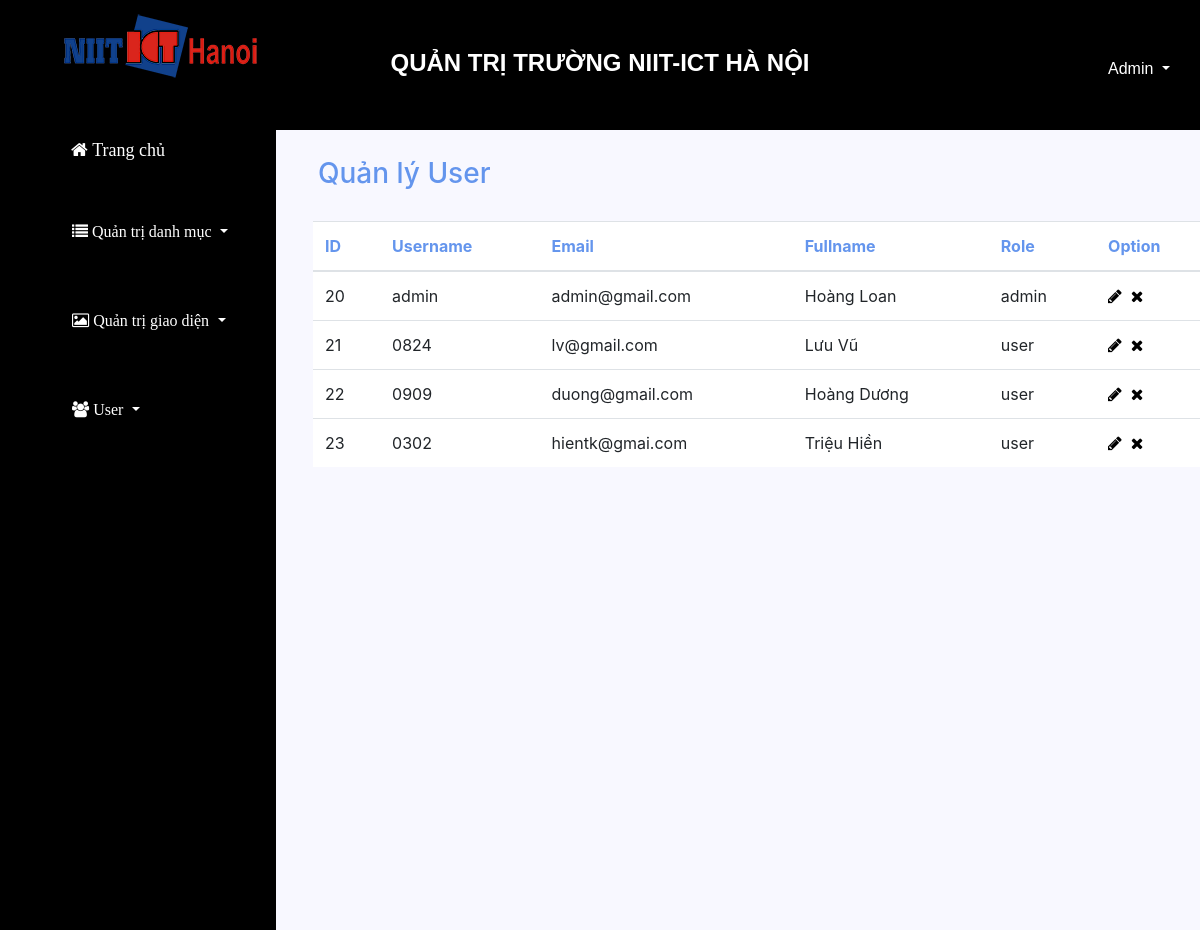
The app's page /admin/quanlyuser.php with its own data.
### tables this page shows
CREATE TABLE `user` (
  `ID` int(10) NOT NULL,
  `username` varchar(10) DEFAULT NULL,
  `password` varchar(10) DEFAULT NULL,
  `email` varchar(100) DEFAULT NULL,
  `fullname` varchar(100) DEFAULT NULL,
  `role` varchar(50) NOT NULL
);

### admin/quanlyuser.php (the view, shortened to what this page needs)
<?php
$conn = mysqli_connect('localhost', 'root', '', 'niit');
$sql = "select *  from user ";
$q = mysqli_query($conn, $sql);
?>
<!DOCTYPE html>
<html lang="en">
<head>
  <link rel="stylesheet" href="https://maxcdn.bootstrapcdn.com/bootstrap/4.0.0/css/bootstrap.min.css">
  <link rel="stylesheet" href="css/quanlyuser.css">
  <link rel="stylesheet" href="https://cdnjs.cloudflare.com/ajax/libs/font-awesome/4.7.0/css/font-awesome.min.css">
</head>
<body>
  <div class="title ">
    <div class="title-left">
      <a href="#"><img src="image/logo.png" alt=""></a>
    </div>
    <div class="ad_logout title-right">
      <ul class="navbar-nav">
        <li class="nav-item " style="margin-left: 70%">
          <a class="nav-link dropdown-toggle" href="#" id="navbardrop" data-toggle="dropdown" style="color: white;">
            Admin
          </a>
        </li>
      </ul>
    </div>
    <div class="center">
      <a class="" href="../index.php" style="color: white;  "> <b>QUẢN TRỊ TRƯỜNG NIIT-ICT HÀ NỘI</b> </a>
    </div>
  </div>
  <div class="content">
    <div class="content-left">
      <ul>
        <li class="nav-item1">
          <a href="../index.php">
            <i class="fa fa-home"> Trang chủ </i>
          </a>
        </li>
        <hr>
        <li class="nav-item dropdown">
          <a class="nav-link dropdown-toggle" href="#" id="navbarDropdownMenuLink" data-toggle="dropdown" aria-haspopup="true" aria-expanded="false">
            <i class="fa fa-list"> Quản trị danh mục</i>
          </a>
        </li>
        <hr>
        <li class="nav-item dropdown">
          <a class="nav-link dropdown-toggle" href="#" id="navbarDropdownMenuLink" data-toggle="dropdown" aria-haspopup="true" aria-expanded="false">
            <i class="fa fa-image"> Quản trị giao diện</i>
          </a>
        </li>
        <hr>
        <li class="nav-item dropdown">
          <a class="nav-link dropdown-toggle" href="#" id="navbarDropdownMenuLink" data-toggle="dropdown" aria-haspopup="true" aria-expanded="false">
            <i class="fa fa-users"> User</i>
          </a>
        </li>
      </ul>
    </div>
    <div class="content-right">
      <h3>Quản lý User</h3>
      <table class="table">
        <thead class="text-primary ">
          <tr>
            <th>ID</th>
            <th>Username</th>
            <th>Email</th>
            <th>Fullname</th>
            <th>Role</th>
            <th class=" action">Option</th>
          </tr>
        </thead>
        <?php
        while ($row = mysqli_fetch_array($q)) {
          echo "<tr>";
          echo "<td>" . $row['ID'] . "</td>";
          echo "<td>" . $row['username'] . "</td>";
          echo "<td>" . $row['email'] . "</td>";
          echo "<td>" . $row['fullname'] . "</td>";
          echo "<td>" . $row['role'] . "</td>";
          echo "<td class='action'>";
          echo "<a href='edituser.php?id=" . $row['ID'] . "'> <i class='fa fa-pencil' aria-hidden='true' style='color: black;''></i></a> &nbsp;";
          echo "<a href='xoauser.php?id=" . $row['ID'] . "'><i class='fa fa-times' aria-hidden='true' style='color: black;'></i></a>";
          echo "</td>";
          echo "</tr>";
        }
        ?>
      </table>
    </div>
  </div>
</body>
</html>

### admin/css/quanlyuser.css (style rules this page uses)
.title { width: 100%; font-family: Arial, Helvetica, sans-serif; height: 130px; background-color: black; }
a { color: white; }
.title-left { float: left; margin-left: 5%; margin-top: 10px; width: 20%; }
.center { width: 50%; display: inline-block; text-align: center; margin-top: 45px; font-family: Arial, Helvetica, sans-serif; font-size: 24px; }
.ad_logout { margin-left: 1000px; margin-top: -40px; font-family: Arial, Helvetica, sans-serif; }
.title-right { float: right; width: 30%; }
.content { width: 100%; height: 800px; background-color: #f8f8ff; }
.content-left { background-color: black; width: 23%; height: 800px; float: left; }
.content-right { float: right; }
ul li { list-style: none; }
.nav-item { display: block; padding: 0.5rem 1rem; }
.nav-item1 { display: block; padding: 0.5rem 1rem; }
.nav-item1 i { font-size: 18px; margin-left: 15px; }
.content-right { width: 75%; }
.content-right h3 { color: #6495ed; margin-left: 2%; margin-top: 3%; }
.table { width: 100%; max-width: 100%; margin-bottom: 1rem; background-color: white; margin-left: 13px; margin-top: 30px; }
.text-primary { color: #6495ed !important; margin-left: 10px; }

### records on screen
user: ID "20", username "admin", email "admin@gmail.com", fullname "Hoàng Loan", role "admin"
user: ID "21", username "0824", email "lv@gmail.com", fullname "Lưu Vũ", role "user"
user: ID "22", username "0909", email "duong@gmail.com", fullname "Hoàng Dương", role "user"
user: ID "23", username "0302", email "hientk@gmai.com", fullname "Triệu Hiền", role "user"
